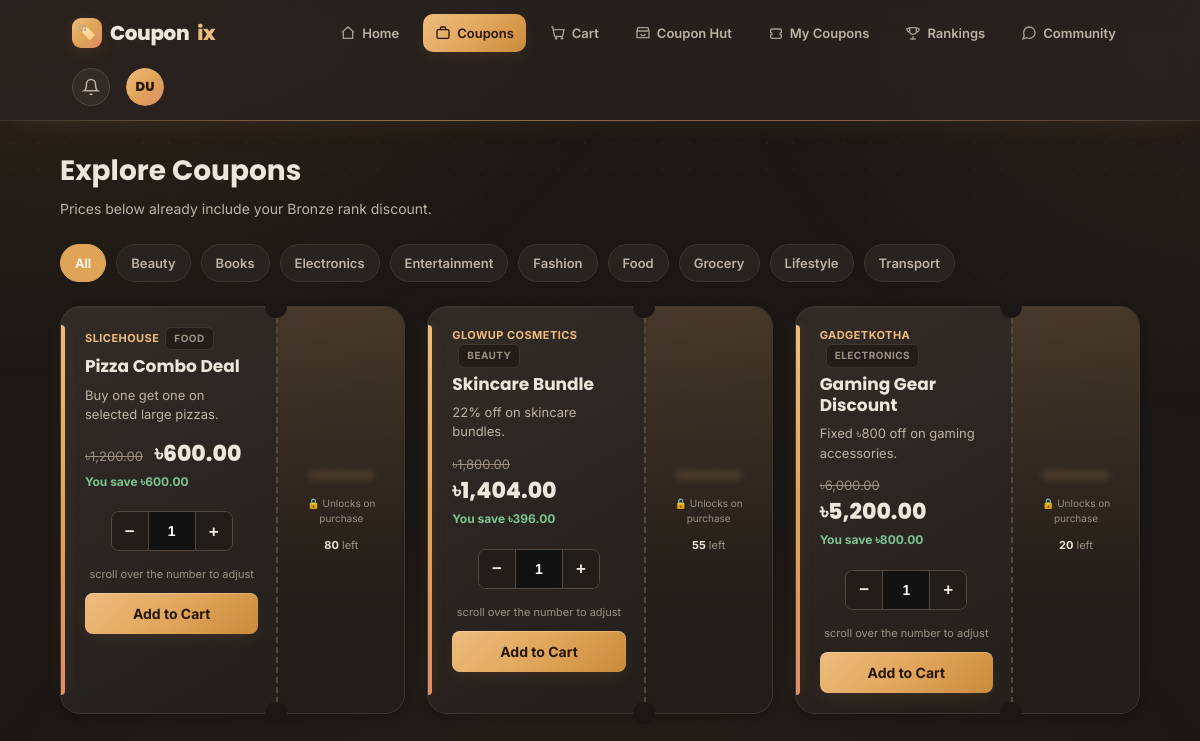
The app's page /coupons.php (signed in) with its own data.
### tables this page shows
CREATE TABLE users (
    id INT UNSIGNED AUTO_INCREMENT PRIMARY KEY,

    rank_id INT UNSIGNED NOT NULL DEFAULT 1,

    points INT UNSIGNED NOT NULL DEFAULT 0,

    name VARCHAR(100) NOT NULL,

    username VARCHAR(50) NOT NULL UNIQUE,

    email VARCHAR(150) NOT NULL UNIQUE,

    phone VARCHAR(30) DEFAULT NULL,

    password VARCHAR(255) NOT NULL,

    created_at TIMESTAMP DEFAULT CURRENT_TIMESTAMP,

    updated_at TIMESTAMP DEFAULT CURRENT_TIMESTAMP
        ON UPDATE CURRENT_TIMESTAMP,

    CONSTRAINT fk_users_rank
        FOREIGN KEY (rank_id)
        REFERENCES ranks(id)
        ON DELETE RESTRICT
        ON UPDATE CASCADE
);

CREATE TABLE ranks (
    id INT UNSIGNED AUTO_INCREMENT PRIMARY KEY,

    name VARCHAR(50) NOT NULL UNIQUE,

    min_points INT UNSIGNED NOT NULL DEFAULT 0,

    coupon_limit INT UNSIGNED NOT NULL DEFAULT 0,

    discount_percent DECIMAL(5,2) NOT NULL DEFAULT 0.00,

    created_at TIMESTAMP DEFAULT CURRENT_TIMESTAMP
);

CREATE TABLE coupons (
    id INT UNSIGNED AUTO_INCREMENT PRIMARY KEY,

    title VARCHAR(150) NOT NULL,

    description TEXT DEFAULT NULL,

    retailer_name VARCHAR(100) NOT NULL DEFAULT 'Couponix Marketplace',

    retailer_id INT UNSIGNED DEFAULT NULL,

    category VARCHAR(60) NOT NULL DEFAULT 'General',

    coupon_code VARCHAR(100) NOT NULL UNIQUE,

    discount_type ENUM('percentage', 'fixed')
        NOT NULL DEFAULT 'percentage',

    discount_value DECIMAL(10,2) NOT NULL DEFAULT 0.00,

    original_price DECIMAL(10,2) NOT NULL DEFAULT 0.00,

    final_price DECIMAL(10,2) NOT NULL DEFAULT 0.00,

    quantity INT UNSIGNED NOT NULL DEFAULT 0,

    available_from DATETIME DEFAULT NULL,

    expires_at DATETIME DEFAULT NULL,

    status ENUM(
        'active',
        'inactive',
        'expired',
        'sold_out'
    ) NOT NULL DEFAULT 'active',

    created_at TIMESTAMP DEFAULT CURRENT_TIMESTAMP,

    updated_at TIMESTAMP DEFAULT CURRENT_TIMESTAMP
        ON UPDATE CURRENT_TIMESTAMP,

    CONSTRAINT fk_coupon_retailer
        FOREIGN KEY (retailer_id)
        REFERENCES retailers(id)
        ON DELETE SET NULL
        ON UPDATE CASCADE
);

### functions.php (the view, shortened to what this page needs)
<?php
function h($value): string
{
    return htmlspecialchars((string) $value, ENT_QUOTES, 'UTF-8');
}
function require_login(): int
{
    return (int) $_SESSION["user_id"];
}
function rank_discounted_price(float $finalPrice, float $rankDiscountPercent): float
{
    $price = $finalPrice * (1 - ($rankDiscountPercent / 100));
    return round(max(0, $price), 2);
}
function get_user_with_rank(mysqli $conn, int $userId): ?array
{
    $stmt = $conn->prepare("
        SELECT
            u.id, u.name, u.username, u.email, u.phone, u.points,
            r.id AS rank_id, r.name AS rank_name, r.coupon_limit,
            r.discount_percent, r.min_points
        FROM users u
        JOIN ranks r ON u.rank_id = r.id
        WHERE u.id = ?
        LIMIT 1
    ");
    $stmt->bind_param("i", $userId);
    $stmt->execute();
    $user = $stmt->get_result()->fetch_assoc();
    return $user ?: null;
}
function render_browse_ticket(array $c, float $rankDiscountPercent): string
{
    $original = (float) $c["original_price"];
    $final = (float) $c["final_price"];
    $youPay = rank_discounted_price($final, $rankDiscountPercent);
    $saving = max(0, $original - $youPay);
    $stock = (int) $c["quantity"];
    ?>
    <div class="ticket">
        <div class="ticket-main">
            <div class="ticket-retailer"><?= h($c["retailer_name"]) ?><span class="ticket-category"><?= h($c["category"]) ?></span></div>
            <h3><?= h($c["title"]) ?></h3>
            <div class="ticket-desc"><?= h($c["description"]) ?></div>
            <div class="ticket-prices">
                <span class="was">৳<?= number_format($original, 2) ?></span>
                <span class="now">৳<?= number_format($youPay, 2) ?></span>
                <span class="save">You save ৳<?= number_format($saving, 2) ?><?= $rankDiscountPercent > 0 ? ' (rank bonus included)' : '' ?></span>
            </div>
            <form method="POST" class="ticket-form">
                <div class="qty-stepper">
                    <button type="button" data-step="-1">−</button>
                    <input type="number" name="quantity" value="1" min="1" max="<?= $stock ?>">
                    <button type="button" data-step="1">+</button>
                </div>
                <span class="qty-hint">scroll over the number to adjust</span>
                <button type="submit" class="dr-btn dr-btn-block" <?= $stock < 1 ? 'disabled' : '' ?>>
                    <?= $stock < 1 ? 'Sold Out' : 'Add to Cart' ?>
                </button>
            </form>
        </div>
        <div class="ticket-stub">
            <div class="ticket-code locked" oncopy="return false" oncontextmenu="return false" onselectstart="return false" title="Claim this coupon to reveal the code">••••••••</div>
            <div class="ticket-lock-hint">🔒 Unlocks on purchase</div>
            <div class="ticket-stock"><strong><?= $stock ?></strong> left</div>
        </div>
    </div>
    <?php
    return ob_get_clean();
}
    ?>

### coupons.php (shortened to what this page needs)
<?php
require __DIR__ . '/db.php';
require __DIR__ . '/functions.php';
$user_id = require_login();
$user = get_user_with_rank($conn, $user_id);
$rank_discount = (float) ($user["discount_percent"] ?? 0);
$category = trim($_GET["category"] ?? "");
$categories = $conn->query("SELECT DISTINCT category FROM coupons WHERE status = 'active' AND quantity > 0 AND (expires_at IS NULL OR expires_at > NOW()) AND (available_from IS NULL OR available_from <= NOW()) ORDER BY category ASC")->fetch_all(MYSQLI_ASSOC);
if ($category !== "") {
    $page_size_bind = PAGE_SIZE;
    $stmt = $conn->prepare("
        SELECT * FROM coupons
        WHERE status = 'active' AND quantity > 0 AND (expires_at IS NULL OR expires_at > NOW()) AND (available_from IS NULL OR available_from <= NOW()) AND category = ?
        ORDER BY id DESC LIMIT ?
    ");
    $stmt->bind_param("si", $category, $page_size_bind);
    $stmt->execute();
    $result = $stmt->get_result();
} else {
    $stmt = $conn->prepare("
        SELECT * FROM coupons
        WHERE status = 'active' AND quantity > 0 AND (expires_at IS NULL OR expires_at > NOW()) AND (available_from IS NULL OR available_from <= NOW())
        ORDER BY id DESC LIMIT ?
    ");
    $limit_bind = PAGE_SIZE;
    $stmt->bind_param("i", $limit_bind);
    $stmt->execute();
    $result = $stmt->get_result();
}
$coupons = $result->fetch_all(MYSQLI_ASSOC);
$active = 'coupons';
?>
<!DOCTYPE html>
<html lang="en">
<head>
<link rel="stylesheet" href="assets/style.css">
</head>
<body>
<?php include __DIR__ . '/nav.php'; ?>
<div class="container">
    <div class="dr-page-header">
        <h1>Explore Coupons</h1>
        <p>Prices below already include your <?= h($user["rank_name"]) ?> rank discount<?= $rank_discount > 0 ? ' (extra ' . number_format($rank_discount, 0) . '% off)' : '' ?>.</p>
    </div>
    <div class="filter-bar">
        <a href="coupons.php" class="<?= $category === '' ? 'active' : '' ?>">All</a>
        <?php foreach ($categories as $cat): ?>
            <a href="coupons.php?category=<?= urlencode($cat['category']) ?>" class="<?= $category === $cat['category'] ? 'active' : '' ?>"><?= h($cat['category']) ?></a>
        <?php endforeach; ?>
    </div>
    <?php if (empty($coupons)): ?>
        <div class="dr-empty">
            <h2>No coupons found</h2>
            <p>Try a different category, or check back later.</p>
        </div>
    <?php else: ?>
        <div class="ticket-grid" id="coupon-grid">
            <?php foreach ($coupons as $c) { echo render_browse_ticket($c, $rank_discount); } ?>
        </div>
        <div id="dr-scroll-sentinel"></div>
    <?php endif; ?>
</div>
</body>
</html>

### nav.php (shortened to what this page needs)
<?php
$__nav_user = get_user_with_rank($conn, (int) $_SESSION["user_id"]);
$__initials = $__nav_user ? strtoupper(substr($__nav_user['name'], 0, 1) . substr(strrchr($__nav_user['name'], ' ') ?: '', 1, 1)) : '?';
?>
<nav class="dr-nav">
    <a href="dashboard.php" class="dr-logo"><span class="dr-logo-badge">🏷️</span>Coupon<span>ix</span></a>
    <div class="dr-nav-links">
        <a href="dashboard.php" class="<?= ($active ?? '') === 'dashboard' ? 'active' : '' ?>"><svg viewBox="0 0 24 24" width="16" height="16" fill="none" stroke="currentColor" stroke-width="2"><path d="M3 11l9-8 9 8"/><path d="M5 10v10h14V10"/></svg>Home</a>
        <a href="coupons.php" class="<?= ($active ?? '') === 'coupons' ? 'active' : '' ?>"><svg viewBox="0 0 24 24" width="16" height="16" fill="none" stroke="currentColor" stroke-width="2"><rect x="3" y="7" width="18" height="13" rx="2"/><path d="M8 7V5a2 2 0 0 1 2-2h4a2 2 0 0 1 2 2v2"/></svg>Coupons</a>
        <a href="cart.php" class="<?= ($active ?? '') === 'cart' ? 'active' : '' ?>"><svg viewBox="0 0 24 24" width="16" height="16" fill="none" stroke="currentColor" stroke-width="2"><circle cx="9" cy="20" r="1"/><circle cx="18" cy="20" r="1"/><path d="M2 3h2l2.6 12.6a2 2 0 0 0 2 1.6h8.8a2 2 0 0 0 2-1.6L21 7H6"/></svg>Cart</a>
        <a href="coupon-hut.php" class="<?= ($active ?? '') === 'coupon-hut' ? 'active' : '' ?>"><svg viewBox="0 0 24 24" width="16" height="16" fill="none" stroke="currentColor" stroke-width="2"><path d="M3 9l1.5-5h15L21 9"/><path d="M3 9h18v10H3z"/><path d="M9 13a3 3 0 0 0 6 0"/></svg>Coupon Hut</a>
        <a href="my-coupons.php" class="<?= ($active ?? '') === 'my-coupons' ? 'active' : '' ?>"><svg viewBox="0 0 24 24" width="16" height="16" fill="none" stroke="currentColor" stroke-width="2"><path d="M4 8a2 2 0 0 1 2-2h12a2 2 0 0 1 2 2v3a2 2 0 0 0 0 4v3a2 2 0 0 1-2 2H6a2 2 0 0 1-2-2v-3a2 2 0 0 0 0-4V8z"/></svg>My Coupons</a>
        <a href="rankings.php" class="<?= ($active ?? '') === 'rankings' ? 'active' : '' ?>"><svg viewBox="0 0 24 24" width="16" height="16" fill="none" stroke="currentColor" stroke-width="2"><path d="M8 21h8M12 17v4M7 4h10v5a5 5 0 0 1-10 0V4z"/><path d="M7 5H4a1 1 0 0 0-1 1 5 5 0 0 0 4 4.9M17 5h3a1 1 0 0 1 1 1 5 5 0 0 1-4 4.9"/></svg>Rankings</a>
        <a href="community.php" class="<?= ($active ?? '') === 'community' ? 'active' : '' ?>"><svg viewBox="0 0 24 24" width="16" height="16" fill="none" stroke="currentColor" stroke-width="2"><path d="M21 11.5a8.38 8.38 0 0 1-.9 3.8 8.5 8.5 0 0 1-7.6 4.7 8.38 8.38 0 0 1-3.8-.9L3 21l1.9-5.7a8.38 8.38 0 0 1-.9-3.8 8.5 8.5 0 0 1 4.7-7.6 8.38 8.38 0 0 1 3.8-.9h.5a8.48 8.48 0 0 1 8 8v.5z"/></svg>Community</a>
    </div>
    <div class="dr-nav-right">
        <?php if ($__nav_user): ?>
        <div class="dr-unotify" id="drUserNotifyWrap">
            <a href="my-coupons.php?tab=reselling" class="dr-nav-bell" id="drUserNotifyToggle" role="button" aria-haspopup="true" aria-label="Notifications" title="Notifications">
                <svg viewBox="0 0 24 24" width="18" height="18" fill="none" stroke="currentColor" stroke-width="2"><path d="M18 8a6 6 0 0 0-12 0c0 7-3 9-3 9h18s-3-2-3-9"/><path d="M13.73 21a2 2 0 0 1-3.46 0"/></svg>
            </a>
        </div>
        <div class="dr-profile-menu">
            <button type="button" class="dr-nav-profile-btn" id="drProfileToggle" title="<?= h($__nav_user['name']) ?> — <?= h($__nav_user['rank_name']) ?>">
                <span class="dr-avatar"><?= h($__initials) ?></span>
            </button>
        </div>
        <?php endif; ?>
    </div>
</nav>

### coupons.php (style rules this page uses)
.filter-bar { display: flex; align-items: center; gap: 10px; flex-wrap: wrap; margin-bottom: 24px; }
.filter-bar a { text-decoration: none; padding: 8px 14px; border-radius: 20px; font-size: 13px; font-weight: 600; background: var(--surface); border: 1px solid var(--border); color: var(--text-dim); }
.filter-bar a.active, .filter-bar a:hover { background: var(--brand); border-color: var(--brand); color: #fff; }

### nav.php (style rules this page uses)
.dr-nav .dr-nav-links { display: flex; align-items: center; gap: 12px; }
.dr-nav .dr-nav-right { display: flex; align-items: center; gap: 16px; }
.dr-unotify { position: relative; display: inline-flex; align-items: center; }

### records on screen
users: name "DU", rank.name "Bronze"
coupons: retailer_name "SLICEHOUSE", category "FOOD", title "Pizza Combo Deal", description "Buy one get one on selected large pizzas.", original_price "1,200.00", final_price "600.00", shows "Add to Cart", quantity "80"
coupons: retailer_name "GLOWUP COSMETICS", category "BEAUTY", title "Skincare Bundle", description "22% off on skincare bundles.", original_price "1,800.00", final_price.discount_percent "1,404.00", saving "396.00", shows "Add to Cart", quantity "55"
coupons: retailer_name "GADGETKOTHA", category "ELECTRONICS", title "Gaming Gear Discount", description "Fixed ৳800 off on gaming accessories.", original_price "6,000.00", final_price.discount_percent "5,200.00", saving "800.00", shows "Add to Cart", quantity "20"

### other values on screen
$cat['category'] "Beauty"
$cat['category'] "Books"
$cat['category'] "Electronics"
$cat['category'] "Entertainment"
$cat['category'] "Fashion"
$cat['category'] "Food"
$cat['category'] "Grocery"
$cat['category'] "Lifestyle"
$cat['category'] "Transport"
